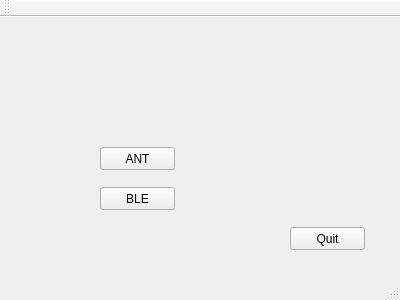
<?xml version="1.0" encoding="UTF-8"?>
<ui version="4.0">
 <class>MainWindow</class>
 <widget class="QMainWindow" name="MainWindow">
  <property name="geometry">
   <rect>
    <x>0</x>
    <y>0</y>
    <width>400</width>
    <height>300</height>
   </rect>
  </property>
  <property name="windowTitle">
   <string>MainWindow</string>
  </property>
  <widget class="QWidget" name="centralWidget">
   <widget class="QPushButton" name="ANTButton">
    <property name="geometry">
     <rect>
      <x>100</x>
      <y>130</y>
      <width>75</width>
      <height>23</height>
     </rect>
    </property>
    <property name="text">
     <string>ANT</string>
    </property>
   </widget>
   <widget class="QPushButton" name="BLEButton">
    <property name="geometry">
     <rect>
      <x>100</x>
      <y>170</y>
      <width>75</width>
      <height>23</height>
     </rect>
    </property>
    <property name="text">
     <string>BLE</string>
    </property>
   </widget>
   <widget class="QPushButton" name="pushButton_2">
    <property name="geometry">
     <rect>
      <x>290</x>
      <y>210</y>
      <width>75</width>
      <height>23</height>
     </rect>
    </property>
    <property name="text">
     <string>Quit</string>
    </property>
   </widget>
  </widget>
  <widget class="QMenuBar" name="menuBar">
   <property name="geometry">
    <rect>
     <x>0</x>
     <y>0</y>
     <width>400</width>
     <height>21</height>
    </rect>
   </property>
  </widget>
  <widget class="QToolBar" name="mainToolBar">
   <attribute name="toolBarArea">
    <enum>TopToolBarArea</enum>
   </attribute>
   <attribute name="toolBarBreak">
    <bool>false</bool>
   </attribute>
  </widget>
  <widget class="QStatusBar" name="statusBar"/>
 </widget>
 <layoutdefault spacing="6" margin="11"/>
 <resources/>
 <connections/>
</ui>
